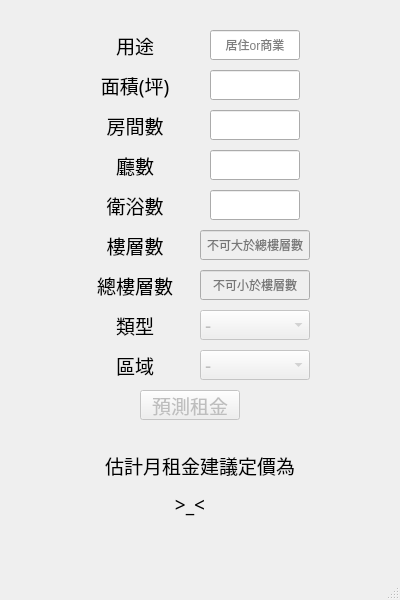
<?xml version="1.0" encoding="UTF-8"?>
<ui version="4.0">
 <class>MainWindow</class>
 <widget class="QMainWindow" name="MainWindow">
  <property name="enabled">
   <bool>true</bool>
  </property>
  <property name="geometry">
   <rect>
    <x>0</x>
    <y>0</y>
    <width>400</width>
    <height>600</height>
   </rect>
  </property>
  <property name="sizePolicy">
   <sizepolicy hsizetype="Fixed" vsizetype="Fixed">
    <horstretch>0</horstretch>
    <verstretch>0</verstretch>
   </sizepolicy>
  </property>
  <property name="windowTitle">
   <string>MainWindow</string>
  </property>
  <property name="iconSize">
   <size>
    <width>32</width>
    <height>32</height>
   </size>
  </property>
  <widget class="QWidget" name="centralwidget">
   <widget class="QPushButton" name="pushButton">
    <property name="enabled">
     <bool>false</bool>
    </property>
    <property name="geometry">
     <rect>
      <x>140</x>
      <y>390</y>
      <width>100</width>
      <height>30</height>
     </rect>
    </property>
    <property name="font">
     <font>
      <family>標楷體</family>
      <pointsize>14</pointsize>
     </font>
    </property>
    <property name="text">
     <string>預測租金</string>
    </property>
    <property name="iconSize">
     <size>
      <width>20</width>
      <height>20</height>
     </size>
    </property>
    <property name="autoRepeatDelay">
     <number>300</number>
    </property>
   </widget>
   <widget class="QComboBox" name="typeCombo">
    <property name="enabled">
     <bool>false</bool>
    </property>
    <property name="geometry">
     <rect>
      <x>200</x>
      <y>310</y>
      <width>110</width>
      <height>30</height>
     </rect>
    </property>
    <property name="font">
     <font>
      <family>標楷體</family>
      <pointsize>14</pointsize>
     </font>
    </property>
    <property name="layoutDirection">
     <enum>Qt::LeftToRight</enum>
    </property>
    <property name="autoFillBackground">
     <bool>false</bool>
    </property>
    <property name="duplicatesEnabled">
     <bool>false</bool>
    </property>
    <item>
     <property name="text">
      <string>-</string>
     </property>
    </item>
   </widget>
   <widget class="QLabel" name="areaLabel">
    <property name="enabled">
     <bool>true</bool>
    </property>
    <property name="geometry">
     <rect>
      <x>90</x>
      <y>70</y>
      <width>90</width>
      <height>30</height>
     </rect>
    </property>
    <property name="font">
     <font>
      <family>標楷體</family>
      <pointsize>14</pointsize>
     </font>
    </property>
    <property name="layoutDirection">
     <enum>Qt::LeftToRight</enum>
    </property>
    <property name="text">
     <string>面積(坪)</string>
    </property>
    <property name="alignment">
     <set>Qt::AlignCenter</set>
    </property>
   </widget>
   <widget class="QLabel" name="roomsLabel">
    <property name="enabled">
     <bool>true</bool>
    </property>
    <property name="geometry">
     <rect>
      <x>90</x>
      <y>110</y>
      <width>90</width>
      <height>30</height>
     </rect>
    </property>
    <property name="font">
     <font>
      <family>標楷體</family>
      <pointsize>14</pointsize>
     </font>
    </property>
    <property name="layoutDirection">
     <enum>Qt::LeftToRight</enum>
    </property>
    <property name="text">
     <string>房間數</string>
    </property>
    <property name="alignment">
     <set>Qt::AlignCenter</set>
    </property>
   </widget>
   <widget class="QLabel" name="bathroomsLabel">
    <property name="enabled">
     <bool>true</bool>
    </property>
    <property name="geometry">
     <rect>
      <x>90</x>
      <y>190</y>
      <width>90</width>
      <height>30</height>
     </rect>
    </property>
    <property name="font">
     <font>
      <family>標楷體</family>
      <pointsize>14</pointsize>
     </font>
    </property>
    <property name="layoutDirection">
     <enum>Qt::LeftToRight</enum>
    </property>
    <property name="text">
     <string>衛浴數</string>
    </property>
    <property name="alignment">
     <set>Qt::AlignCenter</set>
    </property>
   </widget>
   <widget class="QLabel" name="dinningLabel">
    <property name="enabled">
     <bool>true</bool>
    </property>
    <property name="geometry">
     <rect>
      <x>90</x>
      <y>150</y>
      <width>90</width>
      <height>30</height>
     </rect>
    </property>
    <property name="font">
     <font>
      <family>標楷體</family>
      <pointsize>14</pointsize>
     </font>
    </property>
    <property name="layoutDirection">
     <enum>Qt::LeftToRight</enum>
    </property>
    <property name="text">
     <string>廳數</string>
    </property>
    <property name="alignment">
     <set>Qt::AlignCenter</set>
    </property>
   </widget>
   <widget class="QLabel" name="floorsLabel">
    <property name="enabled">
     <bool>true</bool>
    </property>
    <property name="geometry">
     <rect>
      <x>90</x>
      <y>230</y>
      <width>90</width>
      <height>30</height>
     </rect>
    </property>
    <property name="font">
     <font>
      <family>標楷體</family>
      <pointsize>14</pointsize>
     </font>
    </property>
    <property name="layoutDirection">
     <enum>Qt::LeftToRight</enum>
    </property>
    <property name="text">
     <string>樓層數</string>
    </property>
    <property name="alignment">
     <set>Qt::AlignCenter</set>
    </property>
   </widget>
   <widget class="QLabel" name="totalFloorsLabel">
    <property name="enabled">
     <bool>true</bool>
    </property>
    <property name="geometry">
     <rect>
      <x>90</x>
      <y>270</y>
      <width>90</width>
      <height>30</height>
     </rect>
    </property>
    <property name="font">
     <font>
      <family>標楷體</family>
      <pointsize>14</pointsize>
     </font>
    </property>
    <property name="layoutDirection">
     <enum>Qt::LeftToRight</enum>
    </property>
    <property name="text">
     <string>總樓層數</string>
    </property>
    <property name="alignment">
     <set>Qt::AlignCenter</set>
    </property>
   </widget>
   <widget class="QLabel" name="typeLabel">
    <property name="enabled">
     <bool>true</bool>
    </property>
    <property name="geometry">
     <rect>
      <x>90</x>
      <y>310</y>
      <width>90</width>
      <height>30</height>
     </rect>
    </property>
    <property name="font">
     <font>
      <family>標楷體</family>
      <pointsize>14</pointsize>
     </font>
    </property>
    <property name="layoutDirection">
     <enum>Qt::LeftToRight</enum>
    </property>
    <property name="text">
     <string>類型</string>
    </property>
    <property name="alignment">
     <set>Qt::AlignCenter</set>
    </property>
   </widget>
   <widget class="QLabel" name="districtLabel">
    <property name="enabled">
     <bool>true</bool>
    </property>
    <property name="geometry">
     <rect>
      <x>90</x>
      <y>350</y>
      <width>90</width>
      <height>30</height>
     </rect>
    </property>
    <property name="font">
     <font>
      <family>標楷體</family>
      <pointsize>14</pointsize>
     </font>
    </property>
    <property name="layoutDirection">
     <enum>Qt::LeftToRight</enum>
    </property>
    <property name="text">
     <string>區域</string>
    </property>
    <property name="alignment">
     <set>Qt::AlignCenter</set>
    </property>
   </widget>
   <widget class="QComboBox" name="districtCombo">
    <property name="enabled">
     <bool>false</bool>
    </property>
    <property name="geometry">
     <rect>
      <x>200</x>
      <y>350</y>
      <width>110</width>
      <height>30</height>
     </rect>
    </property>
    <property name="font">
     <font>
      <family>標楷體</family>
      <pointsize>14</pointsize>
     </font>
    </property>
    <item>
     <property name="text">
      <string>-</string>
     </property>
    </item>
    <item>
     <property name="text">
      <string>中區</string>
     </property>
    </item>
    <item>
     <property name="text">
      <string>北區</string>
     </property>
    </item>
    <item>
     <property name="text">
      <string>南區</string>
     </property>
    </item>
    <item>
     <property name="text">
      <string>東區</string>
     </property>
    </item>
    <item>
     <property name="text">
      <string>西區</string>
     </property>
    </item>
    <item>
     <property name="text">
      <string>北屯區</string>
     </property>
    </item>
    <item>
     <property name="text">
      <string>南屯區</string>
     </property>
    </item>
    <item>
     <property name="text">
      <string>西屯區</string>
     </property>
    </item>
   </widget>
   <widget class="QLineEdit" name="totalFloorsLine">
    <property name="enabled">
     <bool>false</bool>
    </property>
    <property name="geometry">
     <rect>
      <x>200</x>
      <y>270</y>
      <width>110</width>
      <height>30</height>
     </rect>
    </property>
    <property name="alignment">
     <set>Qt::AlignCenter</set>
    </property>
    <property name="placeholderText">
     <string>不可小於樓層數</string>
    </property>
   </widget>
   <widget class="QLineEdit" name="roomsLine">
    <property name="enabled">
     <bool>true</bool>
    </property>
    <property name="geometry">
     <rect>
      <x>210</x>
      <y>110</y>
      <width>90</width>
      <height>30</height>
     </rect>
    </property>
    <property name="alignment">
     <set>Qt::AlignCenter</set>
    </property>
   </widget>
   <widget class="QLineEdit" name="dinningLine">
    <property name="enabled">
     <bool>true</bool>
    </property>
    <property name="geometry">
     <rect>
      <x>210</x>
      <y>150</y>
      <width>90</width>
      <height>30</height>
     </rect>
    </property>
    <property name="alignment">
     <set>Qt::AlignCenter</set>
    </property>
   </widget>
   <widget class="QLineEdit" name="bathroomsLine">
    <property name="enabled">
     <bool>true</bool>
    </property>
    <property name="geometry">
     <rect>
      <x>210</x>
      <y>190</y>
      <width>90</width>
      <height>30</height>
     </rect>
    </property>
    <property name="alignment">
     <set>Qt::AlignCenter</set>
    </property>
   </widget>
   <widget class="QLineEdit" name="areaLine">
    <property name="enabled">
     <bool>true</bool>
    </property>
    <property name="geometry">
     <rect>
      <x>210</x>
      <y>70</y>
      <width>90</width>
      <height>30</height>
     </rect>
    </property>
    <property name="alignment">
     <set>Qt::AlignCenter</set>
    </property>
   </widget>
   <widget class="QLineEdit" name="floorsLine">
    <property name="enabled">
     <bool>false</bool>
    </property>
    <property name="geometry">
     <rect>
      <x>200</x>
      <y>230</y>
      <width>110</width>
      <height>30</height>
     </rect>
    </property>
    <property name="alignment">
     <set>Qt::AlignCenter</set>
    </property>
    <property name="placeholderText">
     <string>不可大於總樓層數</string>
    </property>
   </widget>
   <widget class="QLabel" name="rentLabel">
    <property name="geometry">
     <rect>
      <x>90</x>
      <y>450</y>
      <width>220</width>
      <height>30</height>
     </rect>
    </property>
    <property name="font">
     <font>
      <family>標楷體</family>
      <pointsize>14</pointsize>
     </font>
    </property>
    <property name="layoutDirection">
     <enum>Qt::LeftToRight</enum>
    </property>
    <property name="text">
     <string>估計月租金建議定價為</string>
    </property>
    <property name="alignment">
     <set>Qt::AlignCenter</set>
    </property>
   </widget>
   <widget class="QLabel" name="resultLabel">
    <property name="geometry">
     <rect>
      <x>150</x>
      <y>490</y>
      <width>80</width>
      <height>30</height>
     </rect>
    </property>
    <property name="font">
     <font>
      <family>標楷體</family>
      <pointsize>14</pointsize>
     </font>
    </property>
    <property name="layoutDirection">
     <enum>Qt::LeftToRight</enum>
    </property>
    <property name="text">
     <string>&gt;_&lt;</string>
    </property>
    <property name="alignment">
     <set>Qt::AlignCenter</set>
    </property>
   </widget>
   <widget class="QLabel" name="useLabel">
    <property name="enabled">
     <bool>true</bool>
    </property>
    <property name="geometry">
     <rect>
      <x>90</x>
      <y>30</y>
      <width>90</width>
      <height>30</height>
     </rect>
    </property>
    <property name="font">
     <font>
      <family>標楷體</family>
      <pointsize>14</pointsize>
     </font>
    </property>
    <property name="layoutDirection">
     <enum>Qt::LeftToRight</enum>
    </property>
    <property name="text">
     <string>用途</string>
    </property>
    <property name="alignment">
     <set>Qt::AlignCenter</set>
    </property>
   </widget>
   <widget class="QLineEdit" name="useLine">
    <property name="geometry">
     <rect>
      <x>210</x>
      <y>30</y>
      <width>90</width>
      <height>30</height>
     </rect>
    </property>
    <property name="alignment">
     <set>Qt::AlignCenter</set>
    </property>
    <property name="placeholderText">
     <string>居住or商業</string>
    </property>
   </widget>
  </widget>
  <widget class="QMenuBar" name="menubar">
   <property name="geometry">
    <rect>
     <x>0</x>
     <y>0</y>
     <width>400</width>
     <height>21</height>
    </rect>
   </property>
  </widget>
  <widget class="QStatusBar" name="statusbar"/>
 </widget>
 <resources/>
 <connections/>
</ui>
